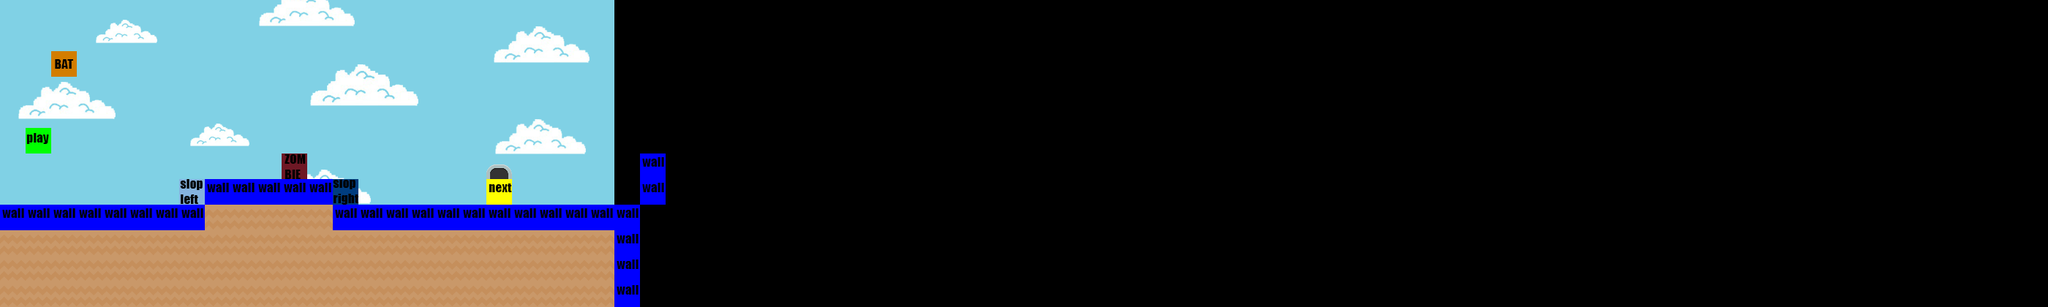

The image is a tile-based game level rendered from a .tmx file. Its description and source (layers, tilesets, objects; grid data summarised) follow:
An orthogonal 80x12 tile map with 35x35 px tiles, 3 tile layers (parallax, Tile Layer 1, Colliders), 1 hidden layer not drawn, 1 image layer.

<map version="1.0" orientation="orthogonal" renderorder="right-down" width="80" height="12" tilewidth="35" tileheight="35" nextobjectid="1">
 <tileset firstgid="1" name="tileset_1" tilewidth="35" tileheight="35" spacing="1" margin="1" tilecount="165" columns="15">
  <image source="tileset_1.png" width="540" height="431" />
 </tileset>
 <imagelayer name="Background">
  <image source="Backgrounds/Clouds.png" width="840" height="420" />
  <properties>
   <property name="parallax" type="float" value="1" />
  </properties>
 </imagelayer>
 <layer name="parallax" width="80" height="12">
  <properties>
   <property name="parallax" type="float" value="0.9" />
  </properties>
  <data>[960 cells, 0 non-empty, 0 distinct tile ids]</data>
 </layer>
 <layer name="Tile Layer 1" width="80" height="12">
  <properties>
   <property name="collider_layer" type="bool" value="false" />
  </properties>
  <data>[960 cells, 109 non-empty, 8 distinct tile ids]</data>
 </layer>
 <layer name="Colliders" width="80" height="12">
  <properties>
   <property name="collider_layer" type="bool" value="true" />
  </properties>
  <data>[960 cells, 36 non-empty, 7 distinct tile ids]</data>
 </layer>
 <layer name="IsWalkable" width="80" height="12" visible="0">
  <properties>
   <property name="collider_layer" type="bool" value="true" />
  </properties>
  <data>[960 cells, 27 non-empty, 1 distinct tile ids]</data>
 </layer>
</map>
